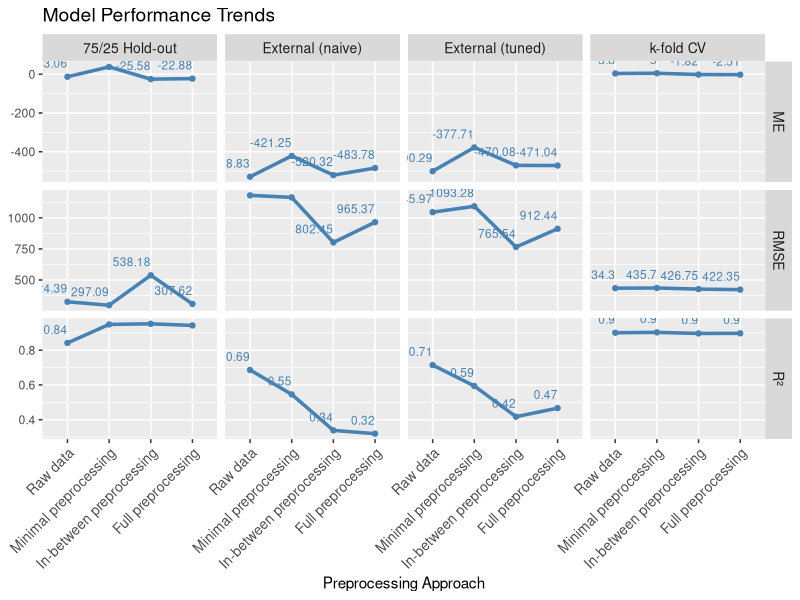

Generate this figure with R:
require(ggplot2)
require(dplyr)
require(patchwork)


validation_results = data.frame(
  Model = rep(c("Full preprocessing",
                "Minimal preprocessing",
                "In-between preprocessing",
                "Raw data"),
              times = 4),  # 4 models × 4 validation types
  Validation_Type = rep(c("75/25 Hold-out",
                          "k-fold CV",
                          "External (naive)",
                          "External (tuned)"), each = 12),  # 3 metrics × 4 models = 12 per validation type
  Metric = rep(rep(c("ME", "RMSE", "R²"), times = 4), times = 4),  # 3 metrics per model
  Value = c(
    # 75/25 Hold-out validation
    -22.8830, 297.0873, 0.9518,     # MODEL1
    -13.0570, 307.6184, 0.9483,     # MODEL2
    -25.5752, 324.3925, 0.9425,     # MODEL3
    37.5988, 538.1751, 0.8418,      # MODEL4
    
    # k-fold CV
    -2.5077, 435.6986, 0.8963,      # MODEL1
    3.7972, 422.3500, 0.9026,       # MODEL2
    -1.8247, 434.2964, 0.8970,      # MODEL3
    4.9982, 426.7480, 0.9005,       # MODEL4
    
    # External "naive"
    -483.7766267, 1164.8982785, 0.3384881,  # MODEL1
    -528.8312800, 965.3670865, 0.5456959,   # MODEL2
    -520.3236000, 1181.3989517, 0.3196149,  # MODEL3
    -421.2462533, 802.4477389, 0.6860972,   # MODEL4
    
    # External "tuned-on-external"
    -471.0385067, 1093.2828086, 0.4173246,  # MODEL1
    -500.2920133, 912.4376097, 0.5941477,   # MODEL2
    -470.0807733, 1045.9738388, 0.4666611,  # MODEL3
    -377.7088267, 765.5373976, 0.7143104    # MODEL4
  )
)

validation_results$Metric = factor(validation_results$Metric, 
                                   levels = c("ME", "RMSE", "R²"))

validation_results$Model = factor(validation_results$Model,
                                  levels = c("Raw data",
                                             "Minimal preprocessing",
                                             "In-between preprocessing",
                                             "Full preprocessing"))

# validation_results_filtered = validation_results |> 
#   filter(Validation_Type != "External (naive)")

ggplot(validation_results,
       aes(x = Model, y = Value, group = 1)) +
  geom_line(size = 1.2, color = "steelblue") +
  geom_point(size = 1.5, color = "steelblue") +
  geom_text(aes(label = round(Value, 2)),
            vjust = -1, hjust = 1,
            size = 3, color = "steelblue") +
  facet_grid(Metric ~ Validation_Type, scales = "free_y") +
  scale_y_continuous(position = "left") +
  labs(title = "Model Performance Trends",
       x = "Preprocessing Approach",
       y = "Value") +
  theme(axis.text.x = element_text(angle = 45, hjust = 1, size = 10),
        strip.text.x = element_text(size = 10),
        strip.text.y = element_text(size = 10),
        axis.title.y = element_blank(),
        plot.title = element_text(size = 14))
